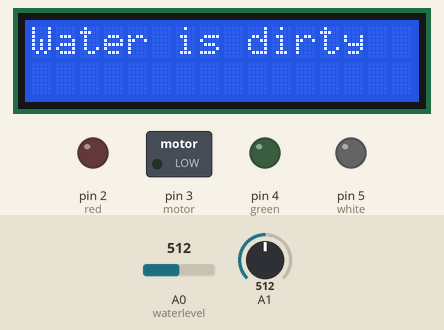
This sketch was run on a simulated Arduino Uno, built with avr-gcc and run on an emulated ATmega328P. Parts: 16×2 character LCD, switched loads named in the sketch (green lamp = pin HIGH), output pins drawn as LEDs (lit = HIGH). The test bench sets the inputs (shaded band); at power-on: A1 = 512, A0 (waterlevel) = 512. What the sketch prints to the serial monitor is not drawn.

Above: at 1.2 s.
1.3 s: A1 set to 107
4.3 s: A1 set to 91
At 8.3 s:
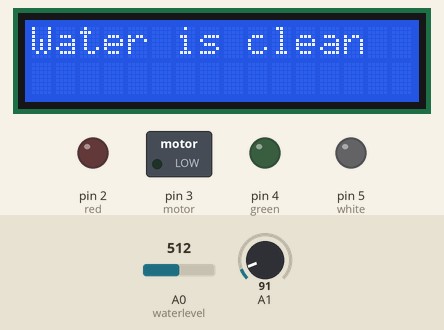
8.6 s: A0 (waterlevel) set to 580
11.3 s: A0 (waterlevel) set to 599
At 12.5 s:
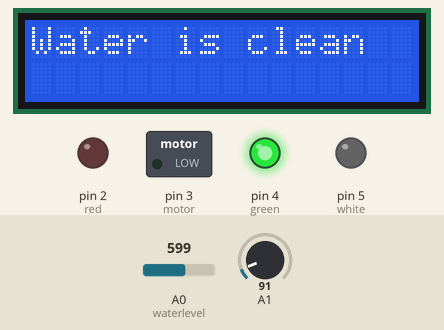
14.0 s: A0 (waterlevel) set to 290
At 14.7 s:
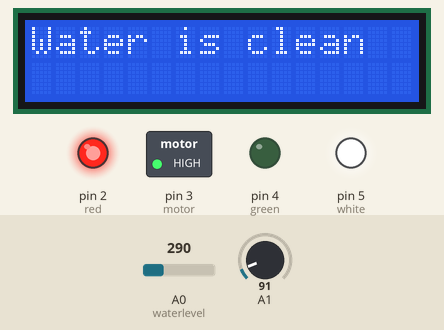
16.7 s: A1 set to 110
At 20.4 s:
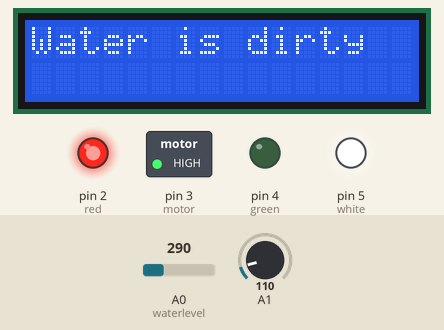
Timing chart, 0 to 21.7 s (numbered marks = the images above; inputs shaded):
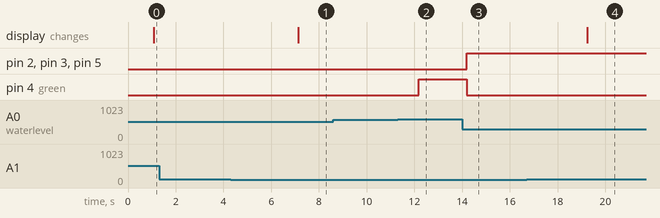

The sketch:

Water_management_system.ino
```cpp
#include <Wire.h>
#include <LiquidCrystal_I2C.h>

LiquidCrystal_I2C lcd(0x27,16,2);
const int waterlevel = A0;
int level = 0;
float sensor_val_turbidity = 0;
int red = 2;
int motor = 3;
int green = 4;
int white = 5;

void setup() {

  pinMode(red,OUTPUT);
  pinMode(motor,OUTPUT);
  pinMode(green,OUTPUT);
  pinMode(white,OUTPUT);
  Serial.begin(9600);
  lcd.init();
  lcd.backlight();

}

void loop() {
  level = analogRead(waterlevel);
  sensor_val_turbidity = analogRead(A1);
  Serial.print("Water level sensor = ");
  Serial.println(level);
  //Serial.print("\n");
  Serial.print("Turbidity sensor = ");
  Serial.println(sensor_val_turbidity);
  Serial.print("\n");

  if (level<300){
    digitalWrite(red,HIGH);
    digitalWrite(motor,HIGH);
    digitalWrite(green ,LOW);
    digitalWrite(white,HIGH);
    delay(1000);
  }
  else if(level>590){
    digitalWrite(red,LOW);
    digitalWrite(white,LOW);
    digitalWrite(green ,HIGH);
    digitalWrite(motor,LOW);
    delay(1000);
  }
  else{
    delay(1000);
    digitalWrite(green ,LOW);
  }
  lcd.clear();
  lcd.setCursor(0, 0);
  if (sensor_val_turbidity < 100){
    lcd.print("Water is clean");
  }
  else{
    lcd.print("Water is dirty");
  }
  delay(1000);

}
```

Measured:
- the behaviour switches between 100 and 99 on A1 (found by bisection; images 0 and 1)
- the behaviour switches between 590 and 591 on A0 (waterlevel) (found by bisection; images 1 and 2)
- after the input at 1.3 s, every drawn part: stays the same
- after the input at 4.3 s, the display: changes after 2.8 s (image 1)
- after the input at 8.6 s, every drawn part: stays the same
- after the input at 11.3 s, pin 4 (green): LOW → HIGH after 0.87 s
- after the input at 14.0 s, pin 2 (red), pin 3 (motor), pin 5 (white): LOW → HIGH after 0.19 s; pin 4 (green): HIGH → LOW after 0.19 s
- after the input at 16.7 s, the display: changes after 2.5 s (image 4)
